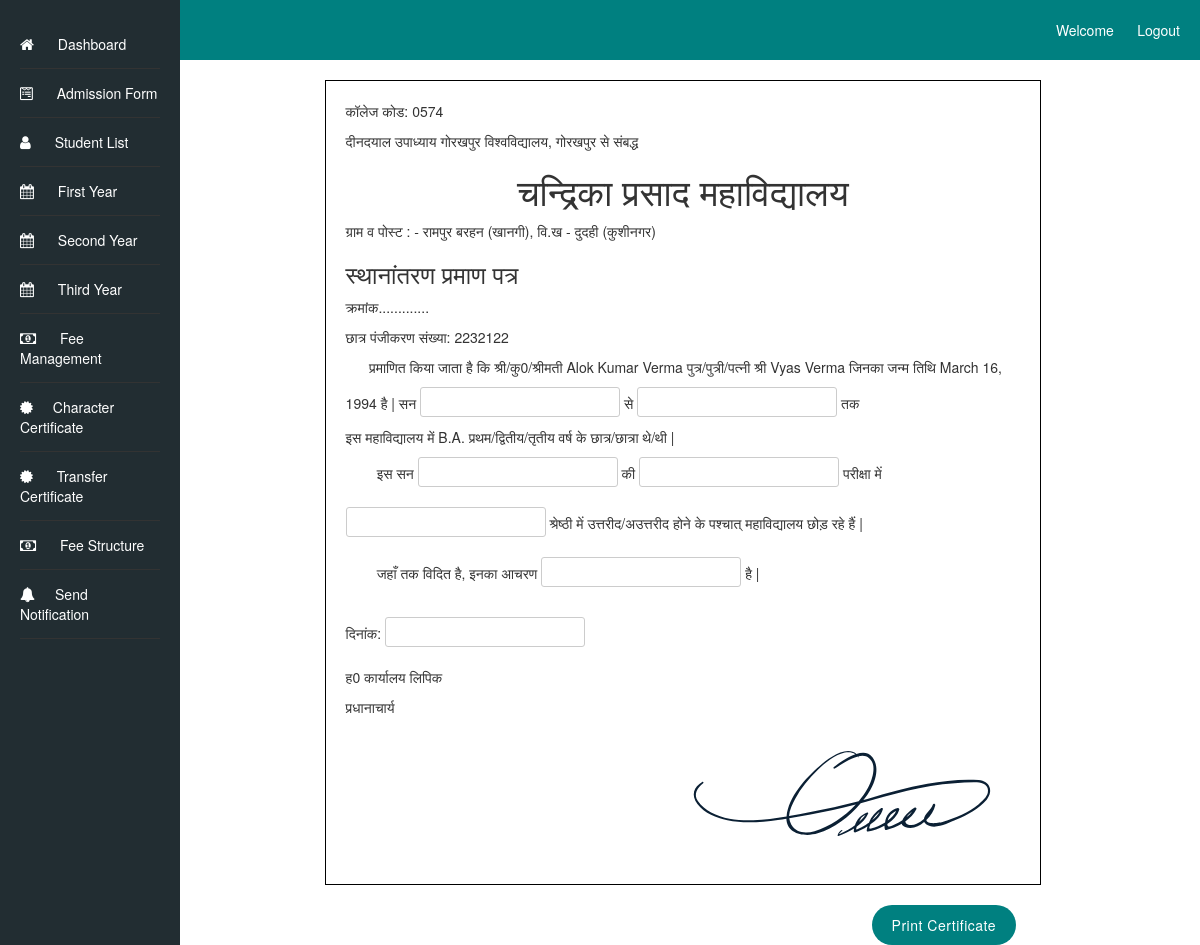
The app's page /generate_tc/view_tc/1/ with its own data.
### admissionapp/models.py (models this page shows, shortened)
class AdmissionForm(models.Model):
    first_name = models.CharField(max_length=50)
    middle_name = models.CharField(max_length=50, blank=True,)
    last_name = models.CharField(max_length=50, blank=True,)
    father_name = models.CharField(max_length=100)
    mother_name = models.CharField(max_length=100)
    photo = models.ImageField(upload_to='admission_photos/')
    marks_10th = models.DecimalField(max_digits=5, decimal_places=2)
    marks_12th = models.DecimalField(max_digits=5, decimal_places=2)
    admission_batch = models.CharField(max_length=20)
    school_details_12th = models.TextField()
    school_details_10th = models.TextField()
    address = models.TextField()
    pass_out_year_12th = models.IntegerField()
    pass_out_year_10th = models.IntegerField()
    admission_date = models.DateField()
    caste = models.CharField(max_length=20)
    roll_number_12th = models.CharField(max_length=20)
    roll_number_10th = models.CharField(max_length=20)
    aadhar_number = models.CharField(max_length=12, unique=True)
    mobile_number = models.CharField(max_length=10)
    date_of_birth = models.DateField()
    subjects = models.CharField(max_length=1000)
    registration_number = models.CharField(max_length=20, blank=True)
    current_semester = models.CharField(max_length=20, blank=True)

### transfer_certificate/views.py (the view)
# urls.py: path('view_tc/<int:student_id>/', views.view_transfer_certificate, name='view_transfer_certificate'),
def view_transfer_certificate(request, student_id):
    admission_form = AdmissionForm.objects.get(pk=student_id)
    transfer_certificate = TransferCertificate.objects.filter(student=admission_form).first()
    print('tC')
    return render(request, 'transfer_certificate/view_transfer_certificate.html', {
        'admission_form': admission_form,
        'transfer_certificate': transfer_certificate,
    })

### transfer_certificate/templates/transfer_certificate/view_transfer_certificate.html (shortened to what this page needs)
<!DOCTYPE html>
<html>
<head>
    <link rel="stylesheet" type="text/css" href="/static/styles.css">
    <link rel="stylesheet" href="https://cdnjs.cloudflare.com/ajax/libs/font-awesome/4.7.0/css/font-awesome.min.css">
    <link rel="stylesheet" href="/static/bootstrap.min.css">
    <link rel="stylesheet" type="text/css" href="/static/tces.css">
</head>
<body>
    <header>
        Welcome {{ user.username }} &nbsp;&nbsp;&nbsp;&nbsp;&nbsp;
        <a href="{% url 'logout' %}?next=/loginapp/logout/">Logout</a>
    </header>
    <div class="container-fluid">
        <div class="sidebar">
            <ul class="dashboard_list">
                <li><a href="/dashboard"><i class="fa fa-home" aria-hidden="true"></i> Dashboard</a></li>
                <li><a href="{% url 'admission_form' %}"><i class="fa fa-wpforms" aria-hidden="true"></i> Admission Form</a></li>
                <li><a href="{% url 'student_list' %}"><i class="fa fa-user"></i> Student List</a></li>
                <li><a href="{% url 'first_year' %}"><i class="fa fa-calendar" aria-hidden="true"></i> First Year</a></li>
                <li><a href="{% url 'second_year' %}"><i class="fa fa-calendar" aria-hidden="true"></i> Second Year</a></li>
                <li><a href="{% url 'third_year' %}"><i class="fa fa-calendar" aria-hidden="true"></i> Third Year</a></li>
                <li><a href="{% url 'fee_detail' %}"><i class="fa fa-money" aria-hidden="true"></i> Fee Management</a></li>
                <li><a href="{% url 'student_list_details' %}"><i class="fa fa-certificate" aria-hidden="true"></i>Character Certificate</a></li>
                <li><a href="{% url 'student_list_details_transfer' %}"><i class="fa fa-certificate" aria-hidden="true"></i> Transfer Certificate</a></li>
                <li><a href="{% url 'fee_structure' %}"><i class="fa fa-money" aria-hidden="true"></i> Fee Structure</a></li>
                <li><a href="{% url 'send_messages' %}"><i class="fa fa-bell" aria-hidden="true"></i>Send Notification</a></li>
            </ul>
        </div>
        <div class="content">
            <div class="trans_cer">
                <p>
                    कॉलेज कोड: 0574
                    <p>दीनदयाल उपाध्याय गोरखपुर विश्वविद्यालय, गोरखपुर से संबद्ध</p>
                    <h1>चन्द्रिका प्रसाद महाविद्यालय </h1>
                    <p>ग्राम व पोस्ट : - रामपुर बरहन (खानगी), वि.ख - दुदही (कुशीनगर) </p>
                    <h3>स्थानांतरण प्रमाण पत्र</h3>
                    <p>क्रमांक.............</p>
                    <p>छात्र पंजीकरण संख्या: {{ admission_form.registration_number }}</p>
                    &nbsp;&nbsp;&nbsp;&nbsp;&nbsp;&nbsp;प्रमाणित किया जाता है कि श्री/कु0/श्रीमती
                    {{ admission_form.first_name }} {{ admission_form.middle_name }} {{ admission_form.last_name }}
                    पुत्र/पुत्री/पत्नी श्री {{ admission_form.father_name }}
                    जिनका जन्म तिथि {{ admission_form.date_of_birth }}
                    है | सन <input type="text" name="start_year" value=""> से  <input type="text" name="end_year" value=""> तक
                    <br>
                    इस महाविद्यालय में B.A. प्रथम/द्वितीय/तृतीय वर्ष के छात्र/छात्रा थे/थी |
                    <br>
                    &nbsp;&nbsp;&nbsp;&nbsp;&nbsp;&nbsp;&nbsp;&nbsp;इस सन <input type="text" name="exam_year" value=""> की <input type="text" name="exam_type" value=""> परीक्षा में <input type="text" name="exam_grade" value=""> श्रेष्ठी में उत्तरीद/अउत्तरीद
                    होने के पश्चात् महाविद्यालय छोड़ रहे हैं |
                    <br>
                    &nbsp;&nbsp;&nbsp;&nbsp;&nbsp;&nbsp;&nbsp;&nbsp;जहाँ तक विदित है, इनका आचरण
                    <input type="text" name="behavior" value="">
                    है |
                </p>
            <p>
                दिनांक: <input type="text" name="today_date" value="">
            </p>
            <p class="lipik_class">
                ह0 कार्यालय लिपिक
            </p>
            <p class="principle_class">प्रधानाचार्य</p>
            <p style="text-align: right;">
                <img src="/media/admission_photos/principle_signature.png" alt="प्रधानाचार्य">
            </p>
          </div>
          <div class="col-sm-12"><button onclick="printCertificate()" class="print_btn">Print Certificate</button></div><br>
        </div>
        </div>
</body>
</html>

### static/styles.css (style rules this page uses)
input[type="text"], input[type="date"], input[type="file"], input[type="number"], textarea, select { width: 95%; padding: 10px; border: 1px solid #ccc; border-radius: 3px; font-size: 16px; }
a { text-decoration: none; color: #007bff; }
a[href*="logout"] { float: right; }
.sidebar { width: 20%; background-color: #333; color: #fff; padding: 20px; position: fixed; top: 0; left: 0; height: 100%; }
ul { list-style-type: none; padding: 0; }
ul li a { margin-bottom: 10px; text-decoration: none; color: #fff; }
body { font-family: Arial, sans-serif; margin: 0; padding: 0; background-color: #f4f4f4; }
header { background-color: #008080; color: #fff; padding: 20px 10px; text-align: right; }
header a { color: #fff; text-decoration: none; margin-right: 10px; }
.sidebar { width: 15%; background-color: #222d32; color: #fff; padding: 20px; position: fixed; top: 0; left: 0; height: 100%; }
.content { width: 80%; padding: 20px; position: relative; left: 200px; }
h1 { text-align: center; }
ul.dashboard_list li { padding: 14px 0px; border-bottom: 1px solid #333; }
ul li a { margin-bottom: 10px; text-decoration: none; color: #fff; font-size: 14px; }
ul.dashboard_list li a i { font-size: 15px; padding-right: 20px; }
.trans_cer input { margin: 10px 0px; width: 200px; height: 30px; }
.print_btn { background-color: #008080; color: #fff; border: none; padding: 10px 20px; cursor: pointer; margin-top: 20px; float: right; margin-right: 100px; border-radius: 24px; letter-spacing: 0.5px; }

### static/tces.css (style rules this page uses)
.trans_cer { border: 1px solid #000; padding: 20px; width: 80%; margin: 0 auto; }
p.lipik_class { width: 45%; display: inline-block; }

### records on screen
AdmissionForm: registration_number "2232122", first_name "Alok", middle_name "Kumar", last_name "Verma", father_name "Vyas Verma", date_of_birth "March 16, 1994"
